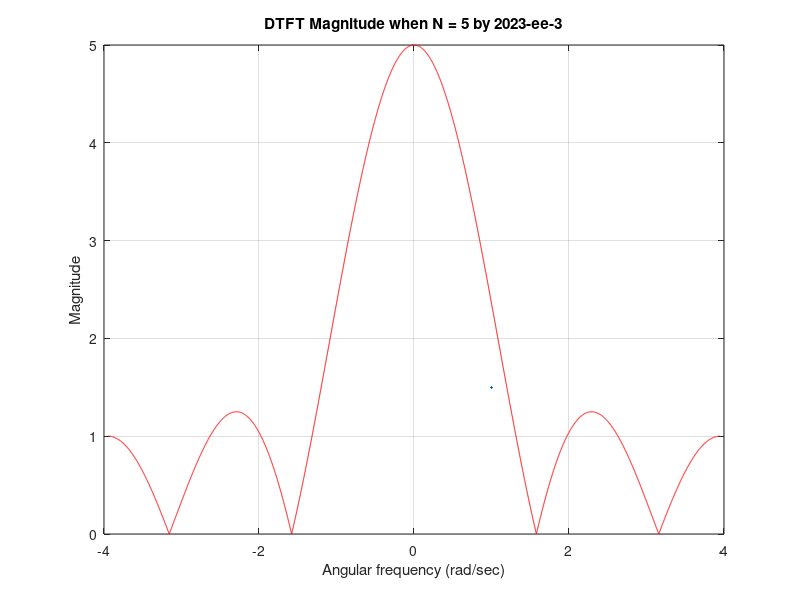
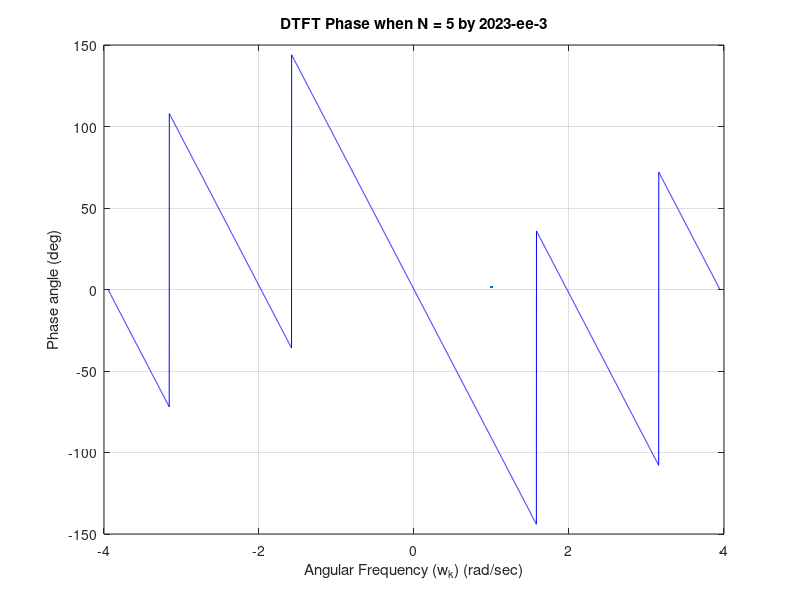

The MATLAB source for these figures, in order:
N = 5;                                % length reference for normalization
u = [1,1,1,1,1];                      % input rectangular pulse
w = -pi:0.001:pi;                     % continuous frequency vector for DTFT
w_k = (2*pi*w)/N;                     % normalized angular frequency axis
Un = 0;                               % initialize DTFT accumulator

for n = 0:4                           % DTFT definition
    Un = Un + u(n+1) * exp(-1j * w * n);
end

% ---- DTFT Magnitude ----
figure;
plot(w_k, abs(Un), 'r', LineWidth=1.5);
title('DTFT Magnitude when N = 5 by 2023-ee-3');
xlabel('Angular frequency (rad/sec)');
ylabel('Magnitude');
grid on;

% ---- DTFT Phase ----
figure;
plot(w_k, angle(Un) * (180/pi), 'b', LineWidth=1.5);
title('DTFT Phase when N = 5 by 2023-ee-3');
xlabel('Angular Frequency (w_k) (rad/sec)');
ylabel('Phase angle (deg)');
grid on;
